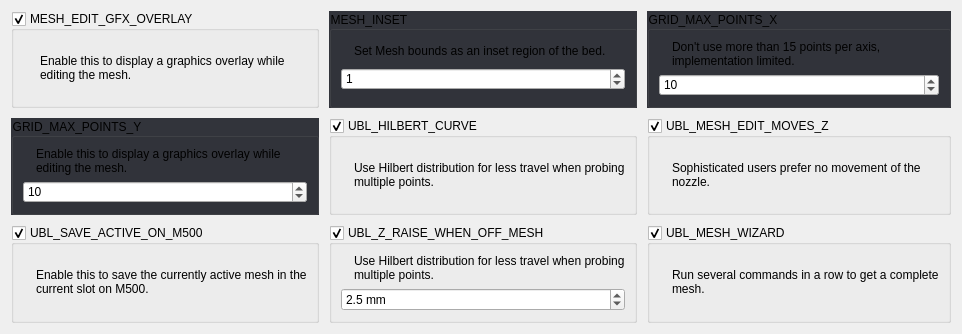
     <widget class="QWidget" name="uUnifiedBedLevelingTab">
      <attribute name="title">
       <string>Unified Bed Leveling</string>
      </attribute>
      <layout class="QGridLayout" name="gridLayout_52">
       <property name="spacing">
        <number>10</number>
       </property>
       <item row="0" column="2">
        <widget class="QGroupBox" name="groupBox_11">
         <property name="focusPolicy">
          <enum>Qt::StrongFocus</enum>
         </property>
         <property name="styleSheet">
          <string notr="true">QGroupBox:!disabled {
	background: rgb(50, 52, 59);
}</string>
         </property>
         <property name="title">
          <string>GRID_MAX_POINTS_X</string>
         </property>
         <layout class="QGridLayout" name="gridLayout_43">
          <item row="0" column="0">
           <widget class="QLabel" name="label_74">
            <property name="sizePolicy">
             <sizepolicy hsizetype="Fixed" vsizetype="Fixed">
              <horstretch>0</horstretch>
              <verstretch>0</verstretch>
             </sizepolicy>
            </property>
            <property name="text">
             <string/>
            </property>
            <property name="pixmap">
             <pixmap>:/info_FILL0_wght100_GRAD0_opsz20.svg</pixmap>
            </property>
           </widget>
          </item>
          <item row="0" column="1">
           <widget class="QLabel" name="label_75">
            <property name="text">
             <string>Don't use more than 15 points per axis, implementation limited.</string>
            </property>
            <property name="wordWrap">
             <bool>true</bool>
            </property>
           </widget>
          </item>
          <item row="1" column="0" colspan="2">
           <widget class="QSpinBox" name="uGridMaxPointsXSpinBox_2">
            <property name="suffix">
             <string/>
            </property>
            <property name="maximum">
             <number>15</number>
            </property>
            <property name="value">
             <number>10</number>
            </property>
           </widget>
          </item>
         </layout>
        </widget>
       </item>
       <item row="0" column="1">
        <widget class="QGroupBox" name="groupBox_8">
         <property name="focusPolicy">
          <enum>Qt::StrongFocus</enum>
         </property>
         <property name="styleSheet">
          <string notr="true">QGroupBox:!disabled {
	background: rgb(50, 52, 59);
}</string>
         </property>
         <property name="title">
          <string>MESH_INSET</string>
         </property>
         <layout class="QGridLayout" name="gridLayout_42">
          <item row="0" column="0">
           <widget class="QLabel" name="label_72">
            <property name="sizePolicy">
             <sizepolicy hsizetype="Fixed" vsizetype="Fixed">
              <horstretch>0</horstretch>
              <verstretch>0</verstretch>
             </sizepolicy>
            </property>
            <property name="text">
             <string/>
            </property>
            <property name="pixmap">
             <pixmap>:/info_FILL0_wght100_GRAD0_opsz20.svg</pixmap>
            </property>
           </widget>
          </item>
          <item row="0" column="1">
           <widget class="QLabel" name="label_73">
            <property name="text">
             <string>Set Mesh bounds as an inset region of the bed.</string>
            </property>
            <property name="wordWrap">
             <bool>true</bool>
            </property>
           </widget>
          </item>
          <item row="1" column="0" colspan="2">
           <widget class="QSpinBox" name="uMeshInsetSpinBox">
            <property name="suffix">
             <string/>
            </property>
            <property name="maximum">
             <number>100</number>
            </property>
            <property name="value">
             <number>1</number>
            </property>
           </widget>
          </item>
         </layout>
        </widget>
       </item>
       <item row="1" column="1">
        <widget class="QGroupBox" name="uUblHilbertCurveBox">
         <property name="title">
          <string>UBL_HILBERT_CURVE</string>
         </property>
         <property name="checkable">
          <bool>true</bool>
         </property>
         <layout class="QGridLayout" name="gridLayout_45">
          <item row="0" column="0">
           <widget class="QLabel" name="label_78">
            <property name="sizePolicy">
             <sizepolicy hsizetype="Fixed" vsizetype="Fixed">
              <horstretch>0</horstretch>
              <verstretch>0</verstretch>
             </sizepolicy>
            </property>
            <property name="text">
             <string/>
            </property>
            <property name="pixmap">
             <pixmap>:/info_FILL0_wght100_GRAD0_opsz20.svg</pixmap>
            </property>
           </widget>
          </item>
          <item row="0" column="1">
           <widget class="QLabel" name="label_79">
            <property name="text">
             <string>Use Hilbert distribution for less travel when probing multiple points.</string>
            </property>
            <property name="wordWrap">
             <bool>true</bool>
            </property>
           </widget>
          </item>
         </layout>
        </widget>
       </item>
       <item row="0" column="0">
        <widget class="QGroupBox" name="uMeshEditGfxOverlayBox">
         <property name="title">
          <string>MESH_EDIT_GFX_OVERLAY</string>
         </property>
         <property name="checkable">
          <bool>true</bool>
         </property>
         <layout class="QGridLayout" name="gridLayout_41">
          <property name="spacing">
           <number>10</number>
          </property>
          <item row="0" column="0">
           <widget class="QLabel" name="label_70">
            <property name="sizePolicy">
             <sizepolicy hsizetype="Fixed" vsizetype="Fixed">
              <horstretch>0</horstretch>
              <verstretch>0</verstretch>
             </sizepolicy>
            </property>
            <property name="text">
             <string/>
            </property>
            <property name="pixmap">
             <pixmap>:/info_FILL0_wght100_GRAD0_opsz20.svg</pixmap>
            </property>
           </widget>
          </item>
          <item row="0" column="1">
           <widget class="QLabel" name="label_71">
            <property name="text">
             <string>Enable this to display a graphics overlay while editing the mesh.</string>
            </property>
            <property name="wordWrap">
             <bool>true</bool>
            </property>
           </widget>
          </item>
         </layout>
        </widget>
       </item>
       <item row="1" column="0">
        <widget class="QGroupBox" name="groupBox_12">
         <property name="focusPolicy">
          <enum>Qt::StrongFocus</enum>
         </property>
         <property name="styleSheet">
          <string notr="true">QGroupBox:!disabled {
	background: rgb(50, 52, 59);
}</string>
         </property>
         <property name="title">
          <string>GRID_MAX_POINTS_Y</string>
         </property>
         <layout class="QGridLayout" name="gridLayout_44">
          <item row="0" column="0">
           <widget class="QLabel" name="label_76">
            <property name="sizePolicy">
             <sizepolicy hsizetype="Fixed" vsizetype="Fixed">
              <horstretch>0</horstretch>
              <verstretch>0</verstretch>
             </sizepolicy>
            </property>
            <property name="text">
             <string/>
            </property>
            <property name="pixmap">
             <pixmap>:/info_FILL0_wght100_GRAD0_opsz20.svg</pixmap>
            </property>
           </widget>
          </item>
          <item row="0" column="1">
           <widget class="QLabel" name="label_77">
            <property name="text">
             <string>Enable this to display a graphics overlay while editing the mesh.</string>
            </property>
            <property name="wordWrap">
             <bool>true</bool>
            </property>
           </widget>
          </item>
          <item row="1" column="0" colspan="2">
           <widget class="QSpinBox" name="uGridMaxPointsYSpinBox_2">
            <property name="suffix">
             <string/>
            </property>
            <property name="maximum">
             <number>15</number>
            </property>
            <property name="value">
             <number>10</number>
            </property>
           </widget>
          </item>
         </layout>
        </widget>
       </item>
       <item row="1" column="2">
        <widget class="QGroupBox" name="uUblMeshEditMovesZBox">
         <property name="title">
          <string>UBL_MESH_EDIT_MOVES_Z</string>
         </property>
         <property name="checkable">
          <bool>true</bool>
         </property>
         <layout class="QGridLayout" name="gridLayout_46">
          <item row="0" column="0">
           <widget class="QLabel" name="label_81">
            <property name="sizePolicy">
             <sizepolicy hsizetype="Fixed" vsizetype="Fixed">
              <horstretch>0</horstretch>
              <verstretch>0</verstretch>
             </sizepolicy>
            </property>
            <property name="text">
             <string/>
            </property>
            <property name="pixmap">
             <pixmap>:/info_FILL0_wght100_GRAD0_opsz20.svg</pixmap>
            </property>
           </widget>
          </item>
          <item row="0" column="1">
           <widget class="QLabel" name="label_80">
            <property name="text">
             <string>Sophisticated users prefer no movement of the nozzle.</string>
            </property>
            <property name="wordWrap">
             <bool>true</bool>
            </property>
           </widget>
          </item>
         </layout>
        </widget>
       </item>
       <item row="2" column="0">
        <widget class="QGroupBox" name="uUblSaveActiveOnM500Box">
         <property name="title">
          <string>UBL_SAVE_ACTIVE_ON_M500</string>
         </property>
         <property name="checkable">
          <bool>true</bool>
         </property>
         <layout class="QGridLayout" name="gridLayout_47">
          <item row="0" column="0">
           <widget class="QLabel" name="label_83">
            <property name="sizePolicy">
             <sizepolicy hsizetype="Fixed" vsizetype="Fixed">
              <horstretch>0</horstretch>
              <verstretch>0</verstretch>
             </sizepolicy>
            </property>
            <property name="text">
             <string/>
            </property>
            <property name="pixmap">
             <pixmap>:/info_FILL0_wght100_GRAD0_opsz20.svg</pixmap>
            </property>
           </widget>
          </item>
          <item row="0" column="1">
           <widget class="QLabel" name="label_82">
            <property name="text">
             <string>Enable this to save the currently active mesh in the current slot on M500.</string>
            </property>
            <property name="wordWrap">
             <bool>true</bool>
            </property>
           </widget>
          </item>
         </layout>
        </widget>
       </item>
       <item row="2" column="1">
        <widget class="QGroupBox" name="uUblZRaiseWhenOffMeshBox">
         <property name="title">
          <string>UBL_Z_RAISE_WHEN_OFF_MESH</string>
         </property>
         <property name="checkable">
          <bool>true</bool>
         </property>
         <layout class="QGridLayout" name="gridLayout_49">
          <item row="0" column="0">
           <widget class="QLabel" name="label_85">
            <property name="sizePolicy">
             <sizepolicy hsizetype="Fixed" vsizetype="Fixed">
              <horstretch>0</horstretch>
              <verstretch>0</verstretch>
             </sizepolicy>
            </property>
            <property name="text">
             <string/>
            </property>
            <property name="pixmap">
             <pixmap>:/info_FILL0_wght100_GRAD0_opsz20.svg</pixmap>
            </property>
           </widget>
          </item>
          <item row="0" column="1">
           <widget class="QLabel" name="label_84">
            <property name="text">
             <string>Use Hilbert distribution for less travel when probing multiple points.</string>
            </property>
            <property name="wordWrap">
             <bool>true</bool>
            </property>
           </widget>
          </item>
          <item row="1" column="0" colspan="2">
           <widget class="QDoubleSpinBox" name="uUblZRaiseWhenOffMeshSpinBox">
            <property name="suffix">
             <string> mm</string>
            </property>
            <property name="decimals">
             <number>1</number>
            </property>
            <property name="maximum">
             <double>100.000000000000000</double>
            </property>
            <property name="stepType">
             <enum>QAbstractSpinBox::AdaptiveDecimalStepType</enum>
            </property>
            <property name="value">
             <double>2.500000000000000</double>
            </property>
           </widget>
          </item>
         </layout>
        </widget>
       </item>
       <item row="2" column="2">
        <widget class="QGroupBox" name="uUblMeshWizardBox">
         <property name="title">
          <string>UBL_MESH_WIZARD</string>
         </property>
         <property name="checkable">
          <bool>true</bool>
         </property>
         <layout class="QGridLayout" name="gridLayout_48">
          <item row="0" column="0">
           <widget class="QLabel" name="label_87">
            <property name="sizePolicy">
             <sizepolicy hsizetype="Fixed" vsizetype="Fixed">
              <horstretch>0</horstretch>
              <verstretch>0</verstretch>
             </sizepolicy>
            </property>
            <property name="text">
             <string/>
            </property>
            <property name="pixmap">
             <pixmap>:/info_FILL0_wght100_GRAD0_opsz20.svg</pixmap>
            </property>
           </widget>
          </item>
          <item row="0" column="1">
           <widget class="QLabel" name="label_86">
            <property name="text">
             <string>Run several commands in a row to get a complete mesh.</string>
            </property>
            <property name="wordWrap">
             <bool>true</bool>
            </property>
           </widget>
          </item>
         </layout>
        </widget>
       </item>
      </layout>
     </widget>
